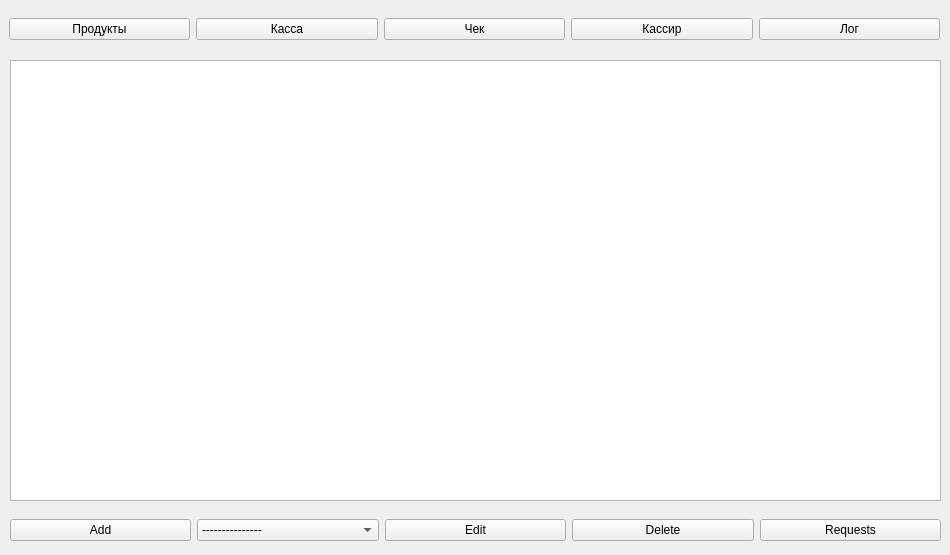
<?xml version="1.0" encoding="UTF-8"?>
<ui version="4.0">
 <class>main_menu</class>
 <widget class="QWidget" name="main_menu">
  <property name="geometry">
   <rect>
    <x>0</x>
    <y>0</y>
    <width>950</width>
    <height>555</height>
   </rect>
  </property>
  <property name="minimumSize">
   <size>
    <width>950</width>
    <height>555</height>
   </size>
  </property>
  <property name="maximumSize">
   <size>
    <width>950</width>
    <height>555</height>
   </size>
  </property>
  <property name="windowTitle">
   <string>Form</string>
  </property>
  <widget class="QWidget" name="horizontalLayoutWidget">
   <property name="geometry">
    <rect>
     <x>9</x>
     <y>9</y>
     <width>931</width>
     <height>41</height>
    </rect>
   </property>
   <layout class="QHBoxLayout" name="horizontalLayout">
    <item>
     <widget class="QPushButton" name="product">
      <property name="text">
       <string>Продукты</string>
      </property>
     </widget>
    </item>
    <item>
     <widget class="QPushButton" name="cashbox">
      <property name="text">
       <string>Касса</string>
      </property>
     </widget>
    </item>
    <item>
     <widget class="QPushButton" name="receipt">
      <property name="text">
       <string>Чек</string>
      </property>
     </widget>
    </item>
    <item>
     <widget class="QPushButton" name="cashier">
      <property name="text">
       <string>Кассир</string>
      </property>
     </widget>
    </item>
    <item>
     <widget class="QPushButton" name="log">
      <property name="text">
       <string>Лог</string>
      </property>
     </widget>
    </item>
   </layout>
  </widget>
  <widget class="QTableView" name="tableView">
   <property name="geometry">
    <rect>
     <x>10</x>
     <y>60</y>
     <width>931</width>
     <height>441</height>
    </rect>
   </property>
  </widget>
  <widget class="QWidget" name="horizontalLayoutWidget_2">
   <property name="geometry">
    <rect>
     <x>10</x>
     <y>510</y>
     <width>931</width>
     <height>41</height>
    </rect>
   </property>
   <layout class="QHBoxLayout" name="horizontalLayout_2">
    <item>
     <widget class="QPushButton" name="add">
      <property name="text">
       <string>Add</string>
      </property>
     </widget>
    </item>
    <item>
     <widget class="QComboBox" name="comboBox">
      <item>
       <property name="text">
        <string>---------------</string>
       </property>
      </item>
     </widget>
    </item>
    <item>
     <widget class="QPushButton" name="edit">
      <property name="enabled">
       <bool>true</bool>
      </property>
      <property name="text">
       <string>Edit</string>
      </property>
      <property name="checkable">
       <bool>false</bool>
      </property>
      <property name="autoDefault">
       <bool>false</bool>
      </property>
      <property name="default">
       <bool>false</bool>
      </property>
      <property name="flat">
       <bool>false</bool>
      </property>
     </widget>
    </item>
    <item>
     <widget class="QPushButton" name="delete_2">
      <property name="text">
       <string>Delete</string>
      </property>
     </widget>
    </item>
    <item>
     <widget class="QPushButton" name="requests">
      <property name="text">
       <string>Requests</string>
      </property>
     </widget>
    </item>
   </layout>
  </widget>
 </widget>
 <resources/>
 <connections/>
</ui>
